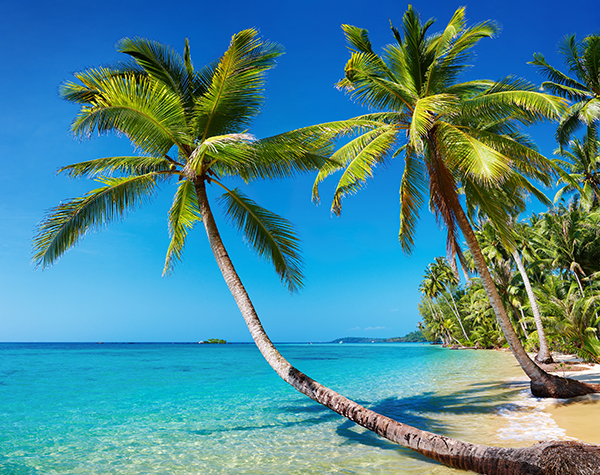
#> input picture images/beach.png, 600 x 475 px
$ python color_histogram.py
#> lines starting #> are read from the running program, lines starting #| are printed output that depends on the picture
# -*- coding: utf-8 -*-
"""
Created on Wed Nov 20 18:28:18 2019

@author: rdayala
"""

# import the necessary packages
# We’ll make use of the matplotlib  package to make
# plotting our 'images' and histograms easier.
# Why matplotlib library? because of compatibility in macOS.
from matplotlib import pyplot as plt
import cv2

# load the image
image = cv2.imread("images/beach.png")
#> image is the input picture: shape (475, 600, 3); mean B, G, R 148.4, 136.5, 73.3
# image = cv2.imread("images/horseshoe_bend.png")

# grab the image channels
chans = cv2.split(image)

# initialize the tuple of colors
colors = ("b", "g", "r")

# matplotlib expects RGB images so convert and then display the image
# with matplotlib to avoid GUI conflicts/errors (mainly on macOS)
plt.figure()
plt.axis("off")
plt.imshow(cv2.cvtColor(image, cv2.COLOR_BGR2RGB)) # Grayscale to RGB

# create a figure to plot histograms
plt.figure()
plt.title("'Flattened' Color Histogram")
plt.xlabel("Bins")
plt.ylabel("# of Pixels")

# loop over the image channels
for (chan, color) in zip(chans, colors):
	# create a histogram for the current channel and plot it
	hist = cv2.calcHist([chan], [0], None, [256], [0, 256])
	plt.plot(hist, color = color)
	plt.xlim([0, 256])
#> this loop made 3 passes
#> color on passes 1 to 3: 'b', 'g', 'r'

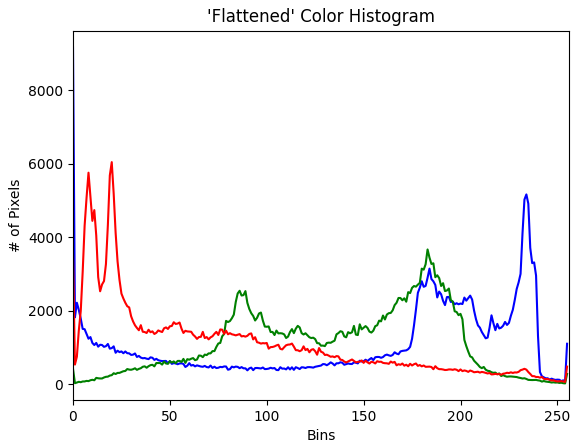
#> figure drawn by matplotlib, 1 panel; curve peaks at x = 0, y = 9163; curve peaks at x = 183, y = 3670; curve peaks at x = 20, y = 6044

$ run again, with images/horseshoe_bend.png copied over images/beach.png
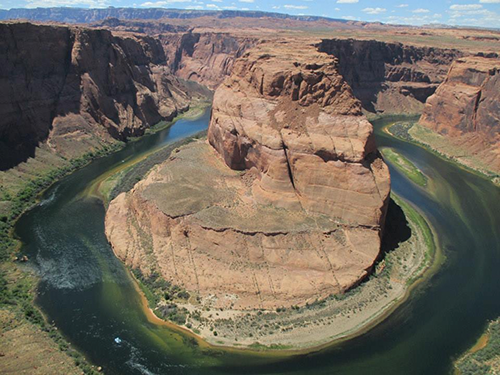
#> input picture images/horseshoe_bend.png, 500 x 375 px
#> image is the input picture: shape (375, 500, 3); mean B, G, R 94.8, 106.7, 114
#> the loop `for (chan, color) in zip(chans, colors):` made 3 passes
#> color on passes 1 to 3: 'b', 'g', 'r'
#> ``:
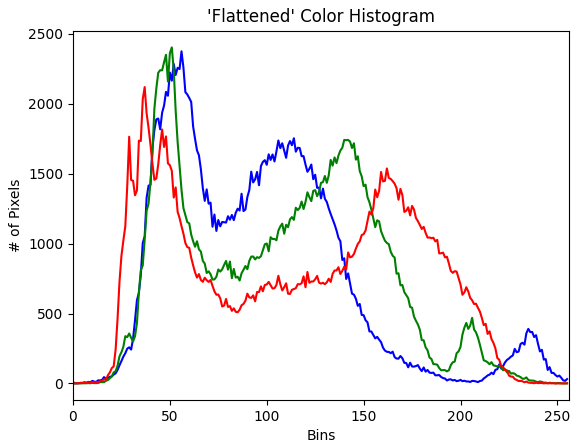
#> figure drawn by matplotlib, 1 panel; curve peaks at x = 56, y = 2376; curve peaks at x = 51, y = 2404; curve peaks at x = 37, y = 2120

$ run again, with images/adrian.png copied over images/beach.png
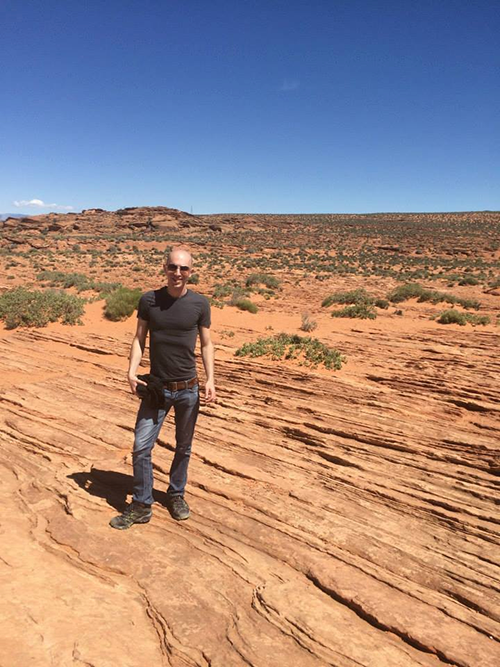
#> input picture images/adrian.png, 500 x 667 px
#> image is the input picture: shape (667, 500, 3); mean B, G, R 128.5, 135.5, 159.5
#> the loop `for (chan, color) in zip(chans, colors):` made 3 passes
#> color on passes 1 to 3: 'b', 'g', 'r'
#> ``:
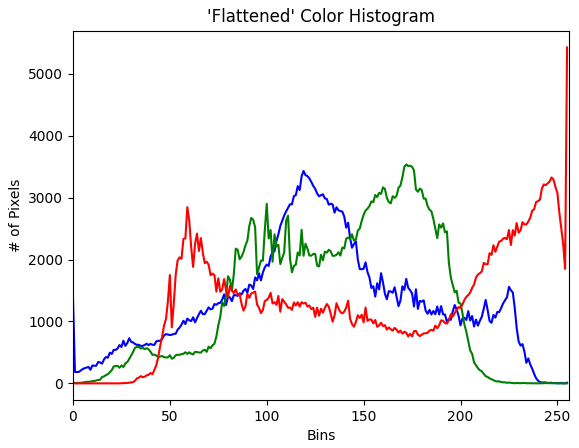
#> figure drawn by matplotlib, 1 panel; curve peaks at x = 119, y = 3432; curve peaks at x = 172, y = 3536; curve peaks at x = 255, y = 5428

$ run again, with images/license_plate.png copied over images/beach.png
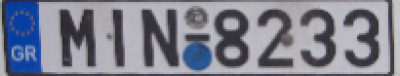
#> input picture images/license_plate.png, 400 x 76 px
#> image is the input picture: shape (76, 400, 3); mean B, G, R 143, 129.1, 126.5
#> the loop `for (chan, color) in zip(chans, colors):` made 3 passes
#> color on passes 1 to 3: 'b', 'g', 'r'
#> ``:
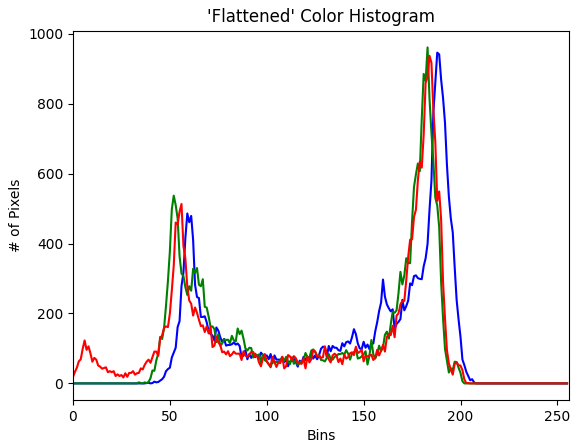
#> figure drawn by matplotlib, 1 panel; curve peaks at x = 188, y = 946; curve peaks at x = 183, y = 961; curve peaks at x = 184, y = 937
